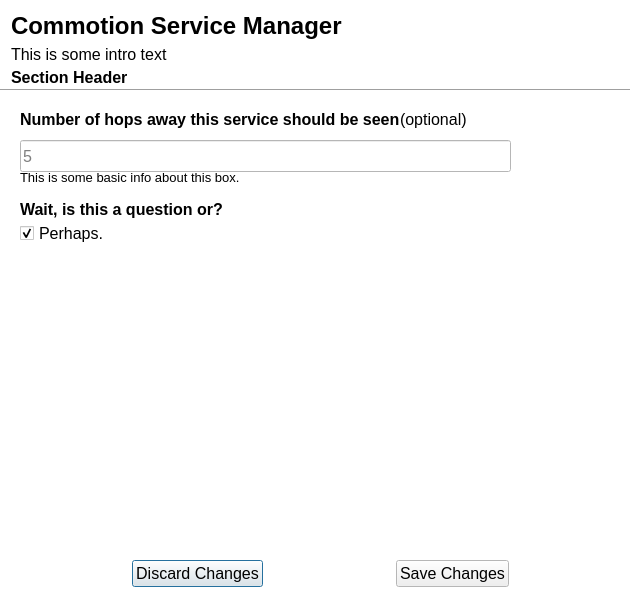
<?xml version="1.0" encoding="UTF-8"?>
<ui version="4.0">
 <class>app_settings</class>
 <widget class="QDialog" name="app_settings">
  <property name="windowModality">
   <enum>Qt::ApplicationModal</enum>
  </property>
  <property name="geometry">
   <rect>
    <x>0</x>
    <y>0</y>
    <width>640</width>
    <height>600</height>
   </rect>
  </property>
  <property name="minimumSize">
   <size>
    <width>0</width>
    <height>0</height>
   </size>
  </property>
  <property name="maximumSize">
   <size>
    <width>640</width>
    <height>16777215</height>
   </size>
  </property>
  <property name="palette">
   <palette>
    <active>
     <colorrole role="Base">
      <brush brushstyle="SolidPattern">
       <color alpha="255">
        <red>255</red>
        <green>255</green>
        <blue>255</blue>
       </color>
      </brush>
     </colorrole>
     <colorrole role="Window">
      <brush brushstyle="SolidPattern">
       <color alpha="255">
        <red>255</red>
        <green>255</green>
        <blue>255</blue>
       </color>
      </brush>
     </colorrole>
    </active>
    <inactive>
     <colorrole role="Base">
      <brush brushstyle="SolidPattern">
       <color alpha="255">
        <red>255</red>
        <green>255</green>
        <blue>255</blue>
       </color>
      </brush>
     </colorrole>
     <colorrole role="Window">
      <brush brushstyle="SolidPattern">
       <color alpha="255">
        <red>255</red>
        <green>255</green>
        <blue>255</blue>
       </color>
      </brush>
     </colorrole>
    </inactive>
    <disabled>
     <colorrole role="Base">
      <brush brushstyle="SolidPattern">
       <color alpha="255">
        <red>255</red>
        <green>255</green>
        <blue>255</blue>
       </color>
      </brush>
     </colorrole>
     <colorrole role="Window">
      <brush brushstyle="SolidPattern">
       <color alpha="255">
        <red>255</red>
        <green>255</green>
        <blue>255</blue>
       </color>
      </brush>
     </colorrole>
    </disabled>
   </palette>
  </property>
  <property name="font">
   <font>
    <pointsize>12</pointsize>
   </font>
  </property>
  <property name="windowTitle">
   <string>Commotion Error</string>
  </property>
  <widget class="Line" name="line">
   <property name="geometry">
    <rect>
     <x>0</x>
     <y>80</y>
     <width>630</width>
     <height>20</height>
    </rect>
   </property>
   <property name="orientation">
    <enum>Qt::Horizontal</enum>
   </property>
  </widget>
  <widget class="QLabel" name="section_head">
   <property name="geometry">
    <rect>
     <x>11</x>
     <y>68</y>
     <width>141</width>
     <height>24</height>
    </rect>
   </property>
   <property name="maximumSize">
    <size>
     <width>600</width>
     <height>30</height>
    </size>
   </property>
   <property name="font">
    <font>
     <weight>75</weight>
     <bold>true</bold>
    </font>
   </property>
   <property name="text">
    <string>Section Header</string>
   </property>
   <property name="alignment">
    <set>Qt::AlignLeading|Qt::AlignLeft|Qt::AlignTop</set>
   </property>
   <property name="wordWrap">
    <bool>true</bool>
   </property>
   <property name="margin">
    <number>1</number>
   </property>
  </widget>
  <widget class="QLabel" name="csm_head">
   <property name="geometry">
    <rect>
     <x>11</x>
     <y>11</y>
     <width>600</width>
     <height>30</height>
    </rect>
   </property>
   <property name="maximumSize">
    <size>
     <width>600</width>
     <height>30</height>
    </size>
   </property>
   <property name="font">
    <font>
     <pointsize>18</pointsize>
     <weight>75</weight>
     <bold>true</bold>
    </font>
   </property>
   <property name="text">
    <string>Commotion Service Manager</string>
   </property>
   <property name="scaledContents">
    <bool>false</bool>
   </property>
   <property name="wordWrap">
    <bool>true</bool>
   </property>
   <property name="margin">
    <number>0</number>
   </property>
  </widget>
  <widget class="QLabel" name="_intro_text">
   <property name="geometry">
    <rect>
     <x>11</x>
     <y>42</y>
     <width>438</width>
     <height>24</height>
    </rect>
   </property>
   <property name="maximumSize">
    <size>
     <width>600</width>
     <height>25</height>
    </size>
   </property>
   <property name="text">
    <string>This is some intro text</string>
   </property>
   <property name="alignment">
    <set>Qt::AlignLeading|Qt::AlignLeft|Qt::AlignVCenter</set>
   </property>
   <property name="margin">
    <number>1</number>
   </property>
  </widget>
  <widget class="QWidget" name="layoutWidget">
   <property name="geometry">
    <rect>
     <x>5</x>
     <y>560</y>
     <width>631</width>
     <height>34</height>
    </rect>
   </property>
   <layout class="QHBoxLayout" name="horizontalLayout">
    <property name="sizeConstraint">
     <enum>QLayout::SetMinAndMaxSize</enum>
    </property>
    <item>
     <spacer name="horizontalSpacer">
      <property name="orientation">
       <enum>Qt::Horizontal</enum>
      </property>
      <property name="sizeHint" stdset="0">
       <size>
        <width>40</width>
        <height>20</height>
       </size>
      </property>
     </spacer>
    </item>
    <item>
     <widget class="QPushButton" name="discard_button">
      <property name="text">
       <string>Discard Changes</string>
      </property>
     </widget>
    </item>
    <item>
     <spacer name="horizontalSpacer_4">
      <property name="orientation">
       <enum>Qt::Horizontal</enum>
      </property>
      <property name="sizeType">
       <enum>QSizePolicy::Expanding</enum>
      </property>
      <property name="sizeHint" stdset="0">
       <size>
        <width>40</width>
        <height>20</height>
       </size>
      </property>
     </spacer>
    </item>
    <item>
     <widget class="QPushButton" name="save_button">
      <property name="text">
       <string>Save Changes</string>
      </property>
     </widget>
    </item>
    <item>
     <spacer name="horizontalSpacer_3">
      <property name="orientation">
       <enum>Qt::Horizontal</enum>
      </property>
      <property name="sizeHint" stdset="0">
       <size>
        <width>29</width>
        <height>20</height>
       </size>
      </property>
     </spacer>
    </item>
   </layout>
  </widget>
  <widget class="QLabel" name="subsection2">
   <property name="geometry">
    <rect>
     <x>20</x>
     <y>200</y>
     <width>381</width>
     <height>24</height>
    </rect>
   </property>
   <property name="maximumSize">
    <size>
     <width>600</width>
     <height>30</height>
    </size>
   </property>
   <property name="font">
    <font>
     <weight>75</weight>
     <bold>true</bold>
    </font>
   </property>
   <property name="text">
    <string>Wait, is this a question or?</string>
   </property>
   <property name="alignment">
    <set>Qt::AlignLeading|Qt::AlignLeft|Qt::AlignTop</set>
   </property>
   <property name="wordWrap">
    <bool>true</bool>
   </property>
   <property name="margin">
    <number>1</number>
   </property>
  </widget>
  <widget class="QCheckBox" name="app_perm">
   <property name="geometry">
    <rect>
     <x>20</x>
     <y>220</y>
     <width>541</width>
     <height>26</height>
    </rect>
   </property>
   <property name="text">
    <string>Perhaps.</string>
   </property>
   <property name="checked">
    <bool>true</bool>
   </property>
  </widget>
  <widget class="QLabel" name="optional2">
   <property name="geometry">
    <rect>
     <x>400</x>
     <y>110</y>
     <width>121</width>
     <height>24</height>
    </rect>
   </property>
   <property name="maximumSize">
    <size>
     <width>600</width>
     <height>30</height>
    </size>
   </property>
   <property name="font">
    <font>
     <weight>50</weight>
     <bold>false</bold>
    </font>
   </property>
   <property name="text">
    <string>(optional)</string>
   </property>
   <property name="alignment">
    <set>Qt::AlignLeading|Qt::AlignLeft|Qt::AlignTop</set>
   </property>
   <property name="wordWrap">
    <bool>true</bool>
   </property>
   <property name="margin">
    <number>1</number>
   </property>
  </widget>
  <widget class="QLabel" name="info_descriptor">
   <property name="geometry">
    <rect>
     <x>20</x>
     <y>170</y>
     <width>491</width>
     <height>24</height>
    </rect>
   </property>
   <property name="maximumSize">
    <size>
     <width>600</width>
     <height>30</height>
    </size>
   </property>
   <property name="font">
    <font>
     <pointsize>10</pointsize>
     <weight>50</weight>
     <italic>false</italic>
     <bold>false</bold>
    </font>
   </property>
   <property name="text">
    <string>This is some basic info about this box.</string>
   </property>
   <property name="alignment">
    <set>Qt::AlignLeading|Qt::AlignLeft|Qt::AlignTop</set>
   </property>
   <property name="wordWrap">
    <bool>true</bool>
   </property>
   <property name="margin">
    <number>1</number>
   </property>
  </widget>
  <widget class="QLabel" name="app_hops_head">
   <property name="geometry">
    <rect>
     <x>20</x>
     <y>110</y>
     <width>381</width>
     <height>24</height>
    </rect>
   </property>
   <property name="maximumSize">
    <size>
     <width>600</width>
     <height>30</height>
    </size>
   </property>
   <property name="font">
    <font>
     <weight>75</weight>
     <bold>true</bold>
    </font>
   </property>
   <property name="text">
    <string>Number of hops away this service should be seen</string>
   </property>
   <property name="alignment">
    <set>Qt::AlignLeading|Qt::AlignLeft|Qt::AlignTop</set>
   </property>
   <property name="wordWrap">
    <bool>true</bool>
   </property>
   <property name="margin">
    <number>1</number>
   </property>
  </widget>
  <widget class="QLineEdit" name="text_entry">
   <property name="geometry">
    <rect>
     <x>20</x>
     <y>140</y>
     <width>491</width>
     <height>32</height>
    </rect>
   </property>
   <property name="text">
    <string/>
   </property>
   <property name="readOnly">
    <bool>false</bool>
   </property>
   <property name="placeholderText">
    <string>5</string>
   </property>
  </widget>
  <zorder>section_head</zorder>
  <zorder>csm_head</zorder>
  <zorder>_intro_text</zorder>
  <zorder>layoutWidget</zorder>
  <zorder>line</zorder>
  <zorder>subsection2</zorder>
  <zorder>app_perm</zorder>
  <zorder>optional2</zorder>
  <zorder>info_descriptor</zorder>
  <zorder>app_hops_head</zorder>
  <zorder>text_entry</zorder>
 </widget>
 <resources>
  <include location="../untitled1/qml.qrc"/>
 </resources>
 <connections>
  <connection>
   <sender>discard_button</sender>
   <signal>clicked()</signal>
   <receiver>app_settings</receiver>
   <slot>close()</slot>
   <hints>
    <hint type="sourcelabel">
     <x>295</x>
     <y>485</y>
    </hint>
    <hint type="destinationlabel">
     <x>459</x>
     <y>-16</y>
    </hint>
   </hints>
  </connection>
  <connection>
   <sender>save_button</sender>
   <signal>clicked()</signal>
   <receiver>app_settings</receiver>
   <slot>close()</slot>
   <hints>
    <hint type="sourcelabel">
     <x>334</x>
     <y>489</y>
    </hint>
    <hint type="destinationlabel">
     <x>412</x>
     <y>14</y>
    </hint>
   </hints>
  </connection>
 </connections>
</ui>
